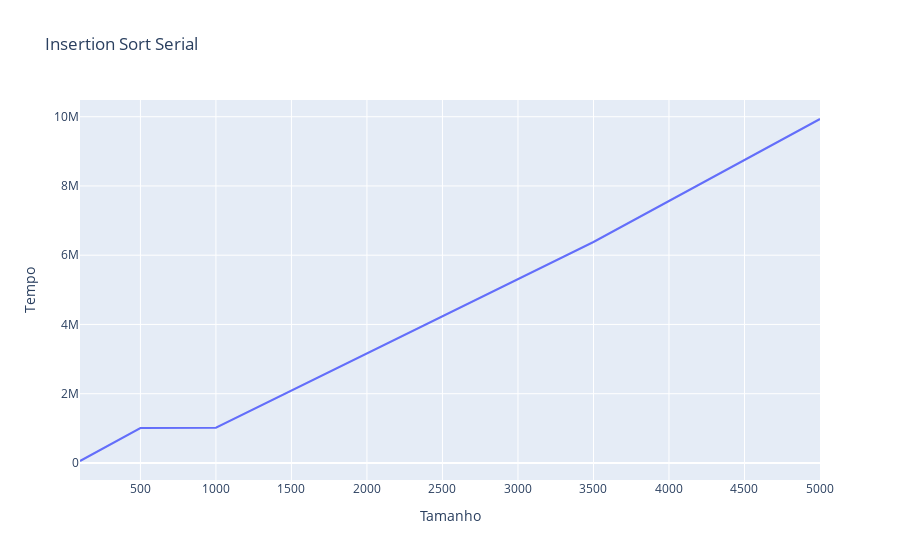

Write notebook code for a chart like this one.
### Code cell
data = pd.read_csv("C:\\Users\\Rafael Oliveira\\Desktop\\AV2\\serial_insertion_sort.csv", sep=',')

data.plot(kind='line', x='Tamanho', y='Tempo', title='Insertion Sort Serial')

### Figure 1 — Plotly figure (JSON) as saved in the notebook; plotly's stock layout.template omitted (floating-point values rounded to 4 significant figures)
{"data": [{"hovertemplate": "Tamanho=%{x}<br>Tempo=%{y}<extra></extra>", "legendgroup": "", "line": {"color": "#636efa", "dash": "solid"}, "marker": {"symbol": "circle"}, "mode": "lines", "name": "", "orientation": "v", "showlegend": false, "type": "scatter", "x": [100, 500, 1000, 3500, 5000], "xaxis": "x", "y": [55800, 1006100, 1019200, 6381600, 9934100], "yaxis": "y"}], "layout": {"legend": {"tracegroupgap": 0}, "title": {"text": "Insertion Sort Serial"}, "xaxis": {"anchor": "y", "domain": [0, 1], "title": {"text": "Tamanho"}}, "yaxis": {"anchor": "x", "domain": [0, 1], "title": {"text": "Tempo"}}}}
